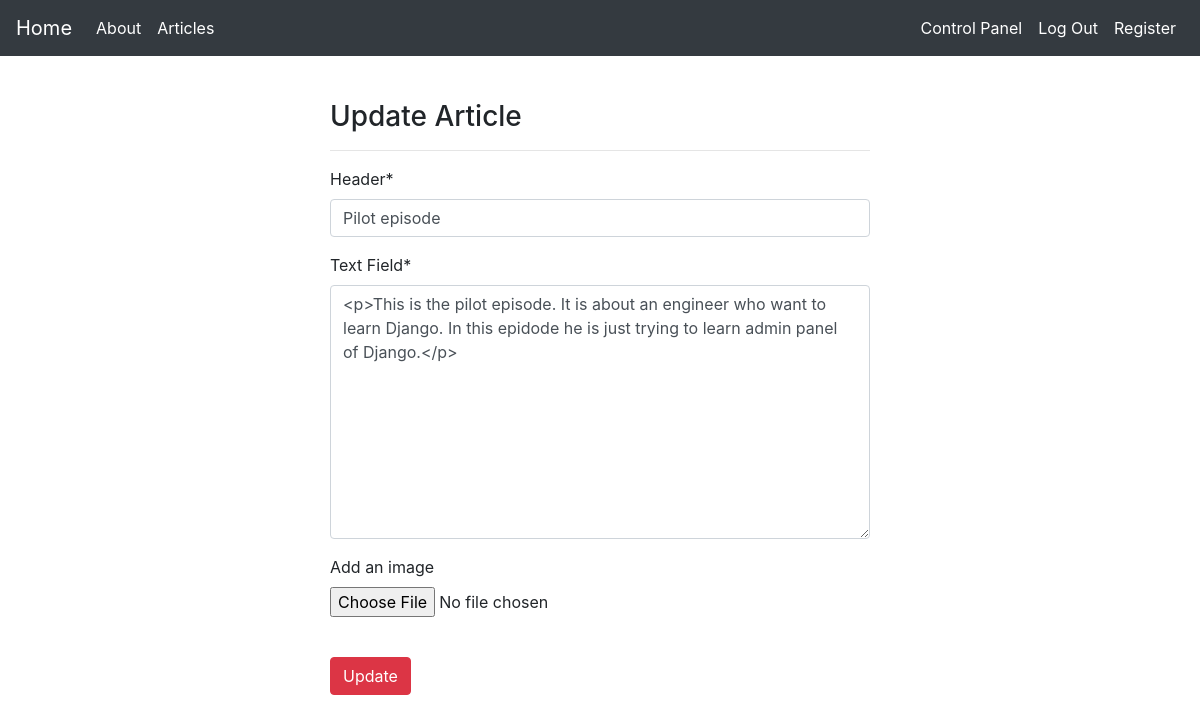
The app's page /articles/update/1 (signed in) with its own data.
### article/models.py (models this page shows, shortened)
class Article(models.Model):  # table name Article
    author = models.ForeignKey("auth.User", on_delete=models.CASCADE, verbose_name="Writer")
    '''
    We will use ready user table. we will write a foreign key shows that user table.
    author points auth.User table, if we want to show/point another tables, we always use Foreignkey.
    '''
    title = models.CharField(max_length=50, verbose_name="Header")
    content = RichTextField(verbose_name="Text Field")
    created_date = models.DateTimeField(auto_now_add=True)
    article_image = models.FileField(blank=True, null=True, verbose_name="Add an image")
    '''
    (blank=True, null=True) means this Field is not mandatory.
    When this article is created ?
    When we add a data into DB, it is going to insert the date automatically with "auto_now_add=True"
    Admin panelde article olusturdugumuzda herbiri "article object1..n " adi ile olusturuluyor.
    Eger biz bu olusturulan articlelari acmadan ne hakinda yazildigi hakkinda onceden bilgi sahibi olmak istersek
    title' in gosterilmesini isteyebiliriz. onun icinde str fonksiyonunu kullanabiliriz.
    '''
    '''
    To personalize the Admin panel, We modified the admin.py script. We used decorator in line 14 in admin.py.
    '''

### article/views.py (the view, shortened to what this page needs)
# urls.py: path('update/<int:id>', views.updateArticle, name="update"),
@login_required(login_url="user:login")
def updateArticle(request, id):
    article = get_object_or_404(Article, id=id)
    form = ArticleForm(request.POST or None, request.FILES or None, instance=article)
    return render(request, "update.html", {"form": form})

### article/forms.py
class ArticleForm(forms.ModelForm):
    class Meta:
        model = Article
        fields = ["title", "content", "article_image"]

### templates/update.html (shortened to what this page needs)
{% extends "layout.html" %}
{% block body %}
{% load crispy_forms_tags %}
<div class="row">
  <div class="col-md-6 offset-md-3">
  <h3>Update Article</h3>
    <hr>
 <form method = "post" enctype="multipart/form-data">
   {{form|crispy}}
   <br>
   <button type = "submit" class ="btn btn-danger">Update</button>
</form>
  </div>
</div>
{% endblock body %}

### records on screen
Article: title "Pilot episode", content "<p>This is the pilot episode. It is about an engineer who want to learn Django. In this epidode he is just trying to learn admin panel of Django.</p>"
